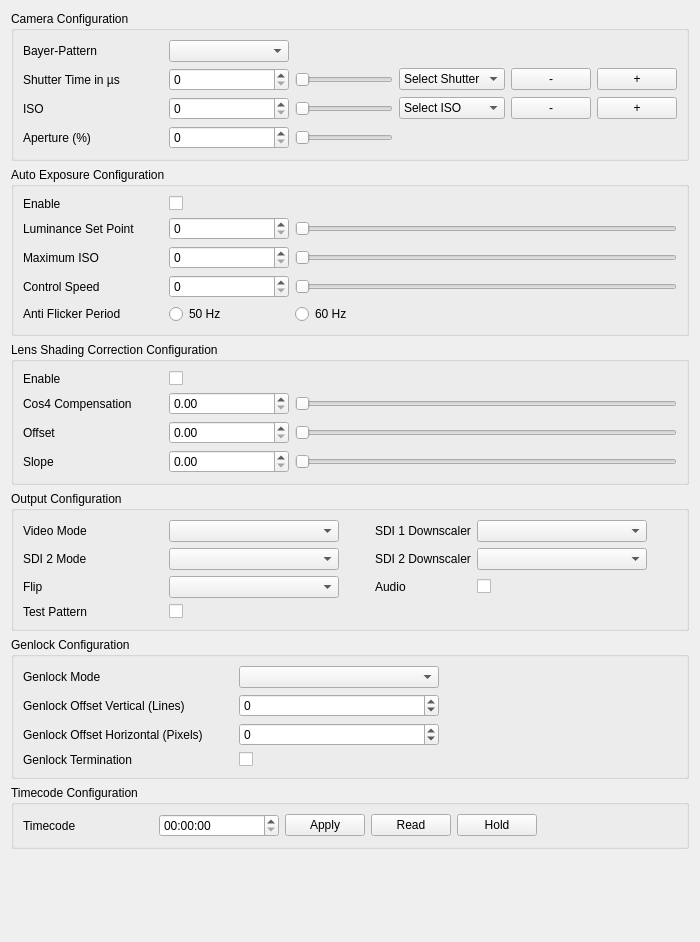
<?xml version="1.0" encoding="UTF-8"?>
<ui version="4.0">
 <class>UI_InOutBox</class>
 <widget class="QWidget" name="UI_InOutBox">
  <property name="geometry">
   <rect>
    <x>0</x>
    <y>0</y>
    <width>700</width>
    <height>942</height>
   </rect>
  </property>
  <property name="windowTitle">
   <string>Form</string>
  </property>
  <property name="styleSheet">
   <string notr="true"/>
  </property>
  <layout class="QVBoxLayout" name="verticalLayout">
   <item>
    <widget class="QGroupBox" name="gbxCameraSettings">
     <property name="title">
      <string>Camera Configuration</string>
     </property>
     <layout class="QGridLayout" name="gridLayout">
      <item row="2" column="3">
       <widget class="QSlider" name="sldIso">
        <property name="focusPolicy">
         <enum>Qt::NoFocus</enum>
        </property>
        <property name="orientation">
         <enum>Qt::Horizontal</enum>
        </property>
       </widget>
      </item>
      <item row="1" column="0">
       <widget class="QLabel" name="lblExposure">
        <property name="minimumSize">
         <size>
          <width>140</width>
          <height>0</height>
         </size>
        </property>
        <property name="maximumSize">
         <size>
          <width>140</width>
          <height>16777215</height>
         </size>
        </property>
        <property name="text">
         <string>Shutter Time in µs</string>
        </property>
       </widget>
      </item>
      <item row="3" column="0">
       <widget class="QLabel" name="lblAperture">
        <property name="minimumSize">
         <size>
          <width>140</width>
          <height>0</height>
         </size>
        </property>
        <property name="maximumSize">
         <size>
          <width>140</width>
          <height>16777215</height>
         </size>
        </property>
        <property name="text">
         <string>Aperture (%)</string>
        </property>
       </widget>
      </item>
      <item row="1" column="5">
       <widget class="QPushButton" name="btnExposureMinus">
        <property name="text">
         <string>-</string>
        </property>
       </widget>
      </item>
      <item row="3" column="1">
       <widget class="QSpinBox" name="sbxAperture">
        <property name="minimumSize">
         <size>
          <width>120</width>
          <height>0</height>
         </size>
        </property>
        <property name="maximumSize">
         <size>
          <width>120</width>
          <height>16777215</height>
         </size>
        </property>
       </widget>
      </item>
      <item row="2" column="0">
       <widget class="QLabel" name="lblIso">
        <property name="minimumSize">
         <size>
          <width>140</width>
          <height>0</height>
         </size>
        </property>
        <property name="maximumSize">
         <size>
          <width>140</width>
          <height>16777215</height>
         </size>
        </property>
        <property name="text">
         <string>ISO</string>
        </property>
       </widget>
      </item>
      <item row="2" column="4">
       <widget class="QComboBox" name="cbxIso">
        <item>
         <property name="text">
          <string>Select ISO</string>
         </property>
        </item>
       </widget>
      </item>
      <item row="3" column="3">
       <widget class="QSlider" name="sldAperture">
        <property name="focusPolicy">
         <enum>Qt::NoFocus</enum>
        </property>
        <property name="orientation">
         <enum>Qt::Horizontal</enum>
        </property>
       </widget>
      </item>
      <item row="2" column="1">
       <widget class="QSpinBox" name="sbxIso">
        <property name="minimumSize">
         <size>
          <width>120</width>
          <height>0</height>
         </size>
        </property>
        <property name="maximumSize">
         <size>
          <width>120</width>
          <height>16777215</height>
         </size>
        </property>
        <property name="alignment">
         <set>Qt::AlignLeading|Qt::AlignLeft|Qt::AlignVCenter</set>
        </property>
       </widget>
      </item>
      <item row="0" column="0">
       <widget class="QLabel" name="lblBayerPattern">
        <property name="minimumSize">
         <size>
          <width>140</width>
          <height>0</height>
         </size>
        </property>
        <property name="maximumSize">
         <size>
          <width>140</width>
          <height>16777215</height>
         </size>
        </property>
        <property name="text">
         <string>Bayer-Pattern</string>
        </property>
       </widget>
      </item>
      <item row="0" column="1">
       <widget class="QComboBox" name="cbxBayerPattern">
        <property name="minimumSize">
         <size>
          <width>120</width>
          <height>0</height>
         </size>
        </property>
        <property name="maximumSize">
         <size>
          <width>120</width>
          <height>16777215</height>
         </size>
        </property>
       </widget>
      </item>
      <item row="1" column="4">
       <widget class="QComboBox" name="cbxExposure">
        <property name="sizePolicy">
         <sizepolicy hsizetype="Preferred" vsizetype="Fixed">
          <horstretch>0</horstretch>
          <verstretch>0</verstretch>
         </sizepolicy>
        </property>
        <item>
         <property name="text">
          <string>Select Shutter</string>
         </property>
        </item>
       </widget>
      </item>
      <item row="1" column="3">
       <widget class="QSlider" name="sldExposure">
        <property name="focusPolicy">
         <enum>Qt::NoFocus</enum>
        </property>
        <property name="orientation">
         <enum>Qt::Horizontal</enum>
        </property>
       </widget>
      </item>
      <item row="1" column="1">
       <widget class="QSpinBox" name="sbxExposure">
        <property name="minimumSize">
         <size>
          <width>120</width>
          <height>0</height>
         </size>
        </property>
        <property name="maximumSize">
         <size>
          <width>120</width>
          <height>16777215</height>
         </size>
        </property>
        <property name="alignment">
         <set>Qt::AlignLeading|Qt::AlignLeft|Qt::AlignVCenter</set>
        </property>
       </widget>
      </item>
      <item row="1" column="6">
       <widget class="QPushButton" name="btnExposurePlus">
        <property name="text">
         <string>+</string>
        </property>
       </widget>
      </item>
      <item row="2" column="5">
       <widget class="QPushButton" name="btnIsoMinus">
        <property name="text">
         <string>-</string>
        </property>
       </widget>
      </item>
      <item row="2" column="6">
       <widget class="QPushButton" name="btnIsoPlus">
        <property name="text">
         <string>+</string>
        </property>
       </widget>
      </item>
     </layout>
    </widget>
   </item>
   <item>
    <widget class="QGroupBox" name="gbxAutoExposureSettings">
     <property name="title">
      <string>Auto Exposure Configuration</string>
     </property>
     <layout class="QGridLayout" name="gridLayout_3">
      <item row="1" column="2">
       <widget class="QSlider" name="sldSetPoint">
        <property name="focusPolicy">
         <enum>Qt::NoFocus</enum>
        </property>
        <property name="orientation">
         <enum>Qt::Horizontal</enum>
        </property>
       </widget>
      </item>
      <item row="3" column="0">
       <widget class="QLabel" name="lblControlSpeed">
        <property name="minimumSize">
         <size>
          <width>140</width>
          <height>0</height>
         </size>
        </property>
        <property name="maximumSize">
         <size>
          <width>140</width>
          <height>16777215</height>
         </size>
        </property>
        <property name="text">
         <string>Control Speed</string>
        </property>
       </widget>
      </item>
      <item row="3" column="1">
       <widget class="QSpinBox" name="sbxControlSpeed">
        <property name="minimumSize">
         <size>
          <width>120</width>
          <height>0</height>
         </size>
        </property>
        <property name="maximumSize">
         <size>
          <width>120</width>
          <height>16777215</height>
         </size>
        </property>
       </widget>
      </item>
      <item row="4" column="2">
       <widget class="QRadioButton" name="rdbTaf60Hz">
        <property name="text">
         <string>60 Hz</string>
        </property>
       </widget>
      </item>
      <item row="4" column="1">
       <widget class="QRadioButton" name="rdbTaf50Hz">
        <property name="text">
         <string>50 Hz</string>
        </property>
       </widget>
      </item>
      <item row="1" column="1">
       <widget class="QSpinBox" name="sbxSetPoint">
        <property name="minimumSize">
         <size>
          <width>120</width>
          <height>0</height>
         </size>
        </property>
        <property name="maximumSize">
         <size>
          <width>120</width>
          <height>16777215</height>
         </size>
        </property>
       </widget>
      </item>
      <item row="1" column="0">
       <widget class="QLabel" name="lblSetPoint">
        <property name="minimumSize">
         <size>
          <width>140</width>
          <height>0</height>
         </size>
        </property>
        <property name="maximumSize">
         <size>
          <width>140</width>
          <height>16777215</height>
         </size>
        </property>
        <property name="text">
         <string>Luminance Set Point</string>
        </property>
       </widget>
      </item>
      <item row="4" column="0">
       <widget class="QLabel" name="lblTaf">
        <property name="minimumSize">
         <size>
          <width>140</width>
          <height>0</height>
         </size>
        </property>
        <property name="maximumSize">
         <size>
          <width>140</width>
          <height>16777215</height>
         </size>
        </property>
        <property name="text">
         <string>Anti Flicker Period</string>
        </property>
       </widget>
      </item>
      <item row="3" column="2">
       <widget class="QSlider" name="sldControlSpeed">
        <property name="focusPolicy">
         <enum>Qt::NoFocus</enum>
        </property>
        <property name="orientation">
         <enum>Qt::Horizontal</enum>
        </property>
       </widget>
      </item>
      <item row="0" column="0">
       <widget class="QLabel" name="lblAecEnable">
        <property name="minimumSize">
         <size>
          <width>140</width>
          <height>0</height>
         </size>
        </property>
        <property name="maximumSize">
         <size>
          <width>140</width>
          <height>16777215</height>
         </size>
        </property>
        <property name="text">
         <string>Enable</string>
        </property>
       </widget>
      </item>
      <item row="0" column="1">
       <widget class="QCheckBox" name="cbxAecEnable">
        <property name="text">
         <string/>
        </property>
       </widget>
      </item>
      <item row="2" column="0">
       <widget class="QLabel" name="lblMaxIso">
        <property name="text">
         <string>Maximum ISO</string>
        </property>
       </widget>
      </item>
      <item row="2" column="1">
       <widget class="QSpinBox" name="sbxMaxIso">
        <property name="minimumSize">
         <size>
          <width>120</width>
          <height>0</height>
         </size>
        </property>
        <property name="maximumSize">
         <size>
          <width>120</width>
          <height>16777215</height>
         </size>
        </property>
       </widget>
      </item>
      <item row="2" column="2">
       <widget class="QSlider" name="sldMaxIso">
        <property name="focusPolicy">
         <enum>Qt::NoFocus</enum>
        </property>
        <property name="orientation">
         <enum>Qt::Horizontal</enum>
        </property>
       </widget>
      </item>
     </layout>
    </widget>
   </item>
   <item>
    <widget class="QGroupBox" name="gbxLensShadingCorrectionSettings">
     <property name="title">
      <string>Lens Shading Correction Configuration</string>
     </property>
     <layout class="QGridLayout" name="gridLayout_6">
      <item row="1" column="1">
       <widget class="QDoubleSpinBox" name="sbxK">
        <property name="minimumSize">
         <size>
          <width>120</width>
          <height>0</height>
         </size>
        </property>
        <property name="maximumSize">
         <size>
          <width>120</width>
          <height>16777215</height>
         </size>
        </property>
       </widget>
      </item>
      <item row="1" column="0">
       <widget class="QLabel" name="lblK">
        <property name="minimumSize">
         <size>
          <width>140</width>
          <height>0</height>
         </size>
        </property>
        <property name="maximumSize">
         <size>
          <width>140</width>
          <height>16777215</height>
         </size>
        </property>
        <property name="text">
         <string>Cos4 Compensation</string>
        </property>
       </widget>
      </item>
      <item row="1" column="3">
       <widget class="QSlider" name="sldK">
        <property name="focusPolicy">
         <enum>Qt::NoFocus</enum>
        </property>
        <property name="orientation">
         <enum>Qt::Horizontal</enum>
        </property>
       </widget>
      </item>
      <item row="0" column="1">
       <widget class="QCheckBox" name="cbxLscEnable">
        <property name="text">
         <string/>
        </property>
       </widget>
      </item>
      <item row="0" column="0">
       <widget class="QLabel" name="lblLscEnable">
        <property name="minimumSize">
         <size>
          <width>140</width>
          <height>0</height>
         </size>
        </property>
        <property name="maximumSize">
         <size>
          <width>140</width>
          <height>16777215</height>
         </size>
        </property>
        <property name="text">
         <string>Enable</string>
        </property>
       </widget>
      </item>
      <item row="2" column="0">
       <widget class="QLabel" name="lblOffset">
        <property name="minimumSize">
         <size>
          <width>140</width>
          <height>0</height>
         </size>
        </property>
        <property name="maximumSize">
         <size>
          <width>140</width>
          <height>16777215</height>
         </size>
        </property>
        <property name="text">
         <string>Offset</string>
        </property>
       </widget>
      </item>
      <item row="3" column="0">
       <widget class="QLabel" name="lblSlope">
        <property name="minimumSize">
         <size>
          <width>140</width>
          <height>0</height>
         </size>
        </property>
        <property name="maximumSize">
         <size>
          <width>140</width>
          <height>16777215</height>
         </size>
        </property>
        <property name="text">
         <string>Slope</string>
        </property>
       </widget>
      </item>
      <item row="2" column="1">
       <widget class="QDoubleSpinBox" name="sbxOffset">
        <property name="minimumSize">
         <size>
          <width>120</width>
          <height>0</height>
         </size>
        </property>
        <property name="maximumSize">
         <size>
          <width>120</width>
          <height>16777215</height>
         </size>
        </property>
       </widget>
      </item>
      <item row="3" column="1">
       <widget class="QDoubleSpinBox" name="sbxSlope">
        <property name="minimumSize">
         <size>
          <width>120</width>
          <height>0</height>
         </size>
        </property>
        <property name="maximumSize">
         <size>
          <width>120</width>
          <height>16777215</height>
         </size>
        </property>
       </widget>
      </item>
      <item row="2" column="3">
       <widget class="QSlider" name="sldOffset">
        <property name="focusPolicy">
         <enum>Qt::NoFocus</enum>
        </property>
        <property name="orientation">
         <enum>Qt::Horizontal</enum>
        </property>
       </widget>
      </item>
      <item row="3" column="3">
       <widget class="QSlider" name="sldSlope">
        <property name="focusPolicy">
         <enum>Qt::NoFocus</enum>
        </property>
        <property name="orientation">
         <enum>Qt::Horizontal</enum>
        </property>
       </widget>
      </item>
     </layout>
    </widget>
   </item>
   <item>
    <widget class="QGroupBox" name="gbxOutputSettings">
     <property name="title">
      <string>Output Configuration</string>
     </property>
     <layout class="QGridLayout" name="gridLayout_2">
      <item row="1" column="0">
       <widget class="QLabel" name="lblVideoMode">
        <property name="minimumSize">
         <size>
          <width>140</width>
          <height>0</height>
         </size>
        </property>
        <property name="maximumSize">
         <size>
          <width>140</width>
          <height>16777215</height>
         </size>
        </property>
        <property name="text">
         <string>Video Mode</string>
        </property>
       </widget>
      </item>
      <item row="7" column="0">
       <widget class="QLabel" name="lblTestPattern">
        <property name="minimumSize">
         <size>
          <width>140</width>
          <height>0</height>
         </size>
        </property>
        <property name="maximumSize">
         <size>
          <width>140</width>
          <height>16777215</height>
         </size>
        </property>
        <property name="text">
         <string>Test Pattern</string>
        </property>
       </widget>
      </item>
      <item row="5" column="1">
       <widget class="QComboBox" name="cbxFlipMode">
        <property name="minimumSize">
         <size>
          <width>170</width>
          <height>0</height>
         </size>
        </property>
        <property name="maximumSize">
         <size>
          <width>16777215</width>
          <height>16777215</height>
         </size>
        </property>
       </widget>
      </item>
      <item row="5" column="0">
       <widget class="QLabel" name="lblFlip">
        <property name="minimumSize">
         <size>
          <width>140</width>
          <height>0</height>
         </size>
        </property>
        <property name="maximumSize">
         <size>
          <width>140</width>
          <height>16777215</height>
         </size>
        </property>
        <property name="text">
         <string>Flip</string>
        </property>
       </widget>
      </item>
      <item row="4" column="1">
       <widget class="QComboBox" name="cbxSdi2Mode">
        <property name="minimumSize">
         <size>
          <width>170</width>
          <height>0</height>
         </size>
        </property>
        <property name="maximumSize">
         <size>
          <width>16777215</width>
          <height>16777215</height>
         </size>
        </property>
       </widget>
      </item>
      <item row="7" column="1">
       <widget class="QCheckBox" name="cbxTestPattern">
        <property name="minimumSize">
         <size>
          <width>170</width>
          <height>0</height>
         </size>
        </property>
        <property name="toolTip">
         <string>Enable to show a Color Chart when no Input is detected</string>
        </property>
        <property name="text">
         <string/>
        </property>
       </widget>
      </item>
      <item row="1" column="1">
       <widget class="QComboBox" name="cbxVideoMode">
        <property name="minimumSize">
         <size>
          <width>170</width>
          <height>0</height>
         </size>
        </property>
        <property name="maximumSize">
         <size>
          <width>16777215</width>
          <height>16777215</height>
         </size>
        </property>
       </widget>
      </item>
      <item row="4" column="0">
       <widget class="QLabel" name="lblSdi2Mode">
        <property name="minimumSize">
         <size>
          <width>140</width>
          <height>0</height>
         </size>
        </property>
        <property name="maximumSize">
         <size>
          <width>140</width>
          <height>16777215</height>
         </size>
        </property>
        <property name="text">
         <string>SDI 2 Mode</string>
        </property>
       </widget>
      </item>
      <item row="1" column="5">
       <spacer name="horizontalSpacer_2">
        <property name="orientation">
         <enum>Qt::Horizontal</enum>
        </property>
        <property name="sizeHint" stdset="0">
         <size>
          <width>0</width>
          <height>20</height>
         </size>
        </property>
       </spacer>
      </item>
      <item row="1" column="2">
       <spacer name="horizontalSpacer_4">
        <property name="orientation">
         <enum>Qt::Horizontal</enum>
        </property>
        <property name="sizeType">
         <enum>QSizePolicy::Expanding</enum>
        </property>
        <property name="sizeHint" stdset="0">
         <size>
          <width>0</width>
          <height>20</height>
         </size>
        </property>
       </spacer>
      </item>
      <item row="5" column="3">
       <widget class="QLabel" name="lblAudioEnable">
        <property name="minimumSize">
         <size>
          <width>80</width>
          <height>0</height>
         </size>
        </property>
        <property name="text">
         <string>Audio</string>
        </property>
       </widget>
      </item>
      <item row="1" column="4">
       <widget class="QComboBox" name="cbxSdi1Downscaler">
        <property name="minimumSize">
         <size>
          <width>170</width>
          <height>0</height>
         </size>
        </property>
       </widget>
      </item>
      <item row="1" column="3">
       <widget class="QLabel" name="lblSdi1Downscaler">
        <property name="text">
         <string>SDI 1 Downscaler</string>
        </property>
       </widget>
      </item>
      <item row="4" column="3">
       <widget class="QLabel" name="lblSdi2Downscaler">
        <property name="text">
         <string>SDI 2 Downscaler</string>
        </property>
       </widget>
      </item>
      <item row="4" column="4">
       <widget class="QComboBox" name="cbxSdi2Downscaler">
        <property name="minimumSize">
         <size>
          <width>170</width>
          <height>0</height>
         </size>
        </property>
       </widget>
      </item>
      <item row="5" column="4">
       <widget class="QCheckBox" name="cbxAudioEnable">
        <property name="minimumSize">
         <size>
          <width>170</width>
          <height>0</height>
         </size>
        </property>
        <property name="toolTip">
         <string>Enable to embed audio from the internal microphine in the SDI signal</string>
        </property>
        <property name="text">
         <string/>
        </property>
       </widget>
      </item>
     </layout>
    </widget>
   </item>
   <item>
    <widget class="QGroupBox" name="gbxGenLockSettings">
     <property name="maximumSize">
      <size>
       <width>16777215</width>
       <height>16777215</height>
      </size>
     </property>
     <property name="title">
      <string>Genlock Configuration</string>
     </property>
     <layout class="QGridLayout" name="gridLayout_4">
      <item row="0" column="1">
       <widget class="QComboBox" name="cbxGenLockMode">
        <property name="minimumSize">
         <size>
          <width>200</width>
          <height>0</height>
         </size>
        </property>
        <property name="maximumSize">
         <size>
          <width>16777215</width>
          <height>16777215</height>
         </size>
        </property>
       </widget>
      </item>
      <item row="1" column="1">
       <widget class="QSpinBox" name="sbxGenLockOffsetVertical">
        <property name="minimumSize">
         <size>
          <width>200</width>
          <height>0</height>
         </size>
        </property>
        <property name="maximumSize">
         <size>
          <width>16777215</width>
          <height>16777215</height>
         </size>
        </property>
        <property name="minimum">
         <number>-4095</number>
        </property>
        <property name="maximum">
         <number>4095</number>
        </property>
       </widget>
      </item>
      <item row="1" column="0">
       <widget class="QLabel" name="lblGenLockOffsetVertical">
        <property name="minimumSize">
         <size>
          <width>210</width>
          <height>0</height>
         </size>
        </property>
        <property name="maximumSize">
         <size>
          <width>16777215</width>
          <height>16777215</height>
         </size>
        </property>
        <property name="text">
         <string>Genlock Offset Vertical (Lines)</string>
        </property>
       </widget>
      </item>
      <item row="0" column="0">
       <widget class="QLabel" name="lblGenLockMode">
        <property name="minimumSize">
         <size>
          <width>210</width>
          <height>0</height>
         </size>
        </property>
        <property name="maximumSize">
         <size>
          <width>16777215</width>
          <height>16777215</height>
         </size>
        </property>
        <property name="text">
         <string>Genlock Mode</string>
        </property>
       </widget>
      </item>
      <item row="0" column="2">
       <spacer name="horizontalSpacer">
        <property name="orientation">
         <enum>Qt::Horizontal</enum>
        </property>
        <property name="sizeHint" stdset="0">
         <size>
          <width>0</width>
          <height>20</height>
         </size>
        </property>
       </spacer>
      </item>
      <item row="3" column="0">
       <widget class="QLabel" name="lblGenLockTermination">
        <property name="minimumSize">
         <size>
          <width>210</width>
          <height>0</height>
         </size>
        </property>
        <property name="maximumSize">
         <size>
          <width>16777215</width>
          <height>16777215</height>
         </size>
        </property>
        <property name="text">
         <string>Genlock Termination</string>
        </property>
       </widget>
      </item>
      <item row="3" column="1">
       <widget class="QCheckBox" name="cbxGenLockTermination">
        <property name="text">
         <string/>
        </property>
       </widget>
      </item>
      <item row="2" column="0">
       <widget class="QLabel" name="lblGenLockOffsetHorizontal">
        <property name="minimumSize">
         <size>
          <width>210</width>
          <height>0</height>
         </size>
        </property>
        <property name="maximumSize">
         <size>
          <width>16777215</width>
          <height>16777215</height>
         </size>
        </property>
        <property name="text">
         <string>Genlock Offset Horizontal (Pixels)</string>
        </property>
       </widget>
      </item>
      <item row="2" column="1">
       <widget class="QSpinBox" name="sbxGenlockOffsetHorizontal">
        <property name="minimumSize">
         <size>
          <width>200</width>
          <height>0</height>
         </size>
        </property>
        <property name="maximumSize">
         <size>
          <width>16777215</width>
          <height>16777215</height>
         </size>
        </property>
        <property name="minimum">
         <number>-4095</number>
        </property>
        <property name="maximum">
         <number>4095</number>
        </property>
       </widget>
      </item>
     </layout>
    </widget>
   </item>
   <item>
    <widget class="QGroupBox" name="gbxTimeCodeSettings">
     <property name="minimumSize">
      <size>
       <width>0</width>
       <height>0</height>
      </size>
     </property>
     <property name="maximumSize">
      <size>
       <width>16777215</width>
       <height>16777215</height>
      </size>
     </property>
     <property name="title">
      <string>Timecode Configuration</string>
     </property>
     <property name="flat">
      <bool>false</bool>
     </property>
     <layout class="QHBoxLayout" name="horizontalLayout">
      <item>
       <widget class="QLabel" name="lblTimecode">
        <property name="minimumSize">
         <size>
          <width>130</width>
          <height>0</height>
         </size>
        </property>
        <property name="maximumSize">
         <size>
          <width>130</width>
          <height>16777215</height>
         </size>
        </property>
        <property name="text">
         <string>Timecode</string>
        </property>
       </widget>
      </item>
      <item>
       <widget class="QTimeEdit" name="tmeTimecode">
        <property name="sizePolicy">
         <sizepolicy hsizetype="Expanding" vsizetype="Fixed">
          <horstretch>0</horstretch>
          <verstretch>0</verstretch>
         </sizepolicy>
        </property>
        <property name="minimumSize">
         <size>
          <width>0</width>
          <height>0</height>
         </size>
        </property>
        <property name="maximumSize">
         <size>
          <width>120</width>
          <height>16777215</height>
         </size>
        </property>
        <property name="displayFormat">
         <string>HH:mm:ss</string>
        </property>
        <property name="timeSpec">
         <enum>Qt::UTC</enum>
        </property>
       </widget>
      </item>
      <item>
       <widget class="QPushButton" name="btnSetTimecode">
        <property name="minimumSize">
         <size>
          <width>80</width>
          <height>0</height>
         </size>
        </property>
        <property name="maximumSize">
         <size>
          <width>120</width>
          <height>16777215</height>
         </size>
        </property>
        <property name="focusPolicy">
         <enum>Qt::StrongFocus</enum>
        </property>
        <property name="toolTip">
         <string>Set timecode on the device to the entered value.</string>
        </property>
        <property name="text">
         <string>Apply</string>
        </property>
       </widget>
      </item>
      <item>
       <widget class="QPushButton" name="btnGetTimecode">
        <property name="minimumSize">
         <size>
          <width>80</width>
          <height>0</height>
         </size>
        </property>
        <property name="maximumSize">
         <size>
          <width>120</width>
          <height>16777215</height>
         </size>
        </property>
        <property name="focusPolicy">
         <enum>Qt::StrongFocus</enum>
        </property>
        <property name="toolTip">
         <string>Read current timecode from the device.</string>
        </property>
        <property name="text">
         <string>Read</string>
        </property>
       </widget>
      </item>
      <item>
       <widget class="QPushButton" name="btnHoldTimecode">
        <property name="minimumSize">
         <size>
          <width>80</width>
          <height>0</height>
         </size>
        </property>
        <property name="focusPolicy">
         <enum>Qt::StrongFocus</enum>
        </property>
        <property name="toolTip">
         <string>Hold timecode. As long as this button is checked, the SDI timecode will not changed. Can be used to trigger a flash recorder.
Note: This will only hold the timecode in the SDI output, the timecode on the device will keep running in the background.</string>
        </property>
        <property name="text">
         <string>Hold</string>
        </property>
        <property name="checkable">
         <bool>true</bool>
        </property>
       </widget>
      </item>
      <item>
       <spacer name="horizontalSpacer_3">
        <property name="orientation">
         <enum>Qt::Horizontal</enum>
        </property>
        <property name="sizeHint" stdset="0">
         <size>
          <width>0</width>
          <height>20</height>
         </size>
        </property>
       </spacer>
      </item>
     </layout>
    </widget>
   </item>
   <item>
    <spacer name="verticalSpacer">
     <property name="orientation">
      <enum>Qt::Vertical</enum>
     </property>
     <property name="sizeHint" stdset="0">
      <size>
       <width>20</width>
       <height>0</height>
      </size>
     </property>
    </spacer>
   </item>
  </layout>
 </widget>
 <tabstops>
  <tabstop>cbxBayerPattern</tabstop>
  <tabstop>sbxExposure</tabstop>
  <tabstop>cbxExposure</tabstop>
  <tabstop>btnExposureMinus</tabstop>
  <tabstop>btnExposurePlus</tabstop>
  <tabstop>sbxIso</tabstop>
  <tabstop>cbxIso</tabstop>
  <tabstop>btnIsoMinus</tabstop>
  <tabstop>btnIsoPlus</tabstop>
  <tabstop>sbxAperture</tabstop>
  <tabstop>cbxAecEnable</tabstop>
  <tabstop>sbxSetPoint</tabstop>
  <tabstop>sbxMaxIso</tabstop>
  <tabstop>sbxControlSpeed</tabstop>
  <tabstop>rdbTaf50Hz</tabstop>
  <tabstop>rdbTaf60Hz</tabstop>
  <tabstop>cbxLscEnable</tabstop>
  <tabstop>sbxK</tabstop>
  <tabstop>sbxOffset</tabstop>
  <tabstop>sbxSlope</tabstop>
  <tabstop>cbxVideoMode</tabstop>
  <tabstop>cbxSdi2Mode</tabstop>
  <tabstop>cbxFlipMode</tabstop>
  <tabstop>cbxTestPattern</tabstop>
  <tabstop>cbxSdi1Downscaler</tabstop>
  <tabstop>cbxSdi2Downscaler</tabstop>
  <tabstop>cbxAudioEnable</tabstop>
  <tabstop>cbxGenLockMode</tabstop>
  <tabstop>sbxGenLockOffsetVertical</tabstop>
  <tabstop>sbxGenlockOffsetHorizontal</tabstop>
  <tabstop>cbxGenLockTermination</tabstop>
  <tabstop>tmeTimecode</tabstop>
  <tabstop>btnSetTimecode</tabstop>
  <tabstop>btnGetTimecode</tabstop>
  <tabstop>btnHoldTimecode</tabstop>
 </tabstops>
 <resources/>
 <connections/>
</ui>
